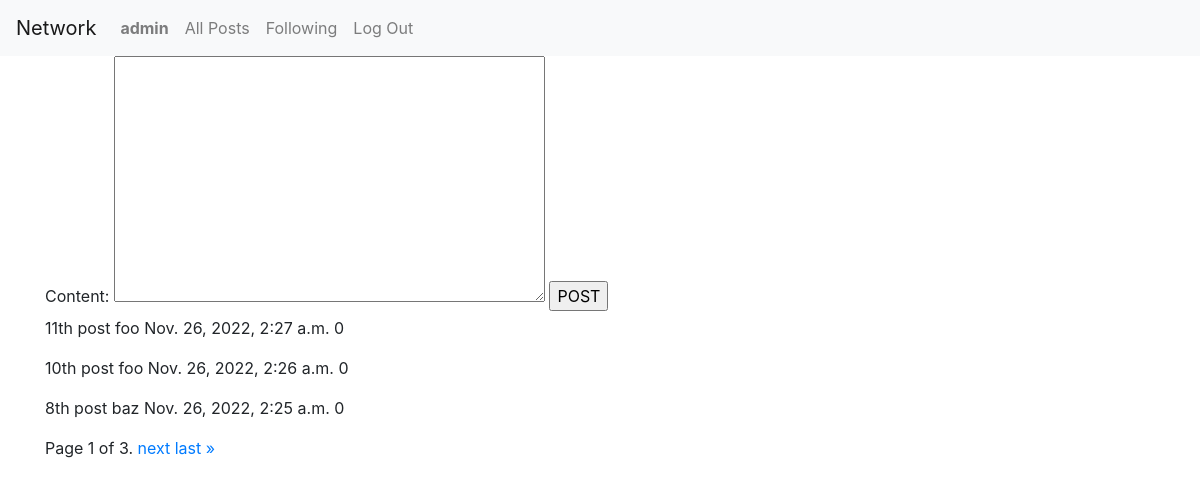
The page /following (signed in) on the database its author committed.
### network/models.py (models this page shows, shortened)
class User(AbstractUser):
    following = models.ManyToManyField('User', blank=True, related_name='followers')

class Post(models.Model):
    content = models.TextField()
    poster = models.ForeignKey('User', on_delete=models.SET_NULL, null=True, related_name="own_posts")
    creation_date = models.DateTimeField(auto_now_add=True)
    def get_likes(self):
        return self.likes.all().count()
    def get_posts(type, user=None):
        posts = Post.objects.all().order_by('-creation_date')
        if type == 'ALL': return posts
        if type == 'USER': return posts.filter(poster=user)
        if type == 'FOLLOWING': return posts.filter(poster__in=user.following.all())

### network/views.py (the view)
# urls.py: path("following", views.following, name='following'),
@login_required(login_url='login')
def following(request):
    posts = Post.get_posts('FOLLOWING', user=request.user)
    return index(request,posts)

### network/forms.py
class PostForm(ModelForm):
    class Meta:
        model = Post
        fields = ['content',]

### network/views.py (called while the page is built)
def index(request, posts=None):
    if posts: pass
    else: posts = Post.get_posts(type='ALL')
    items_per_page = 3
    pages = Paginator(posts, items_per_page)
    page_number = request.GET.get('page')
    page_obj = pages.get_page(page_number)
    return render(request, "network/index.html", {
        'form': PostForm(),
        'page_obj': page_obj,
    })

### network/templates/network/index.html (shortened to what this page needs)
{% extends "network/layout.html" %}
{% load static %}
{% block body %}
    {% if user.is_authenticated %}
        <div id="new_post">
            <form action="{% url 'create_post' %}" method="POST">
                {{ form }}
                <input type="submit" value="POST">
            </form>
        </div>
    {% endif %}
    {% for post in page_obj %}
        <p>
            {{ post.content }}
            {{ post.poster }}
            {{ post.creation_date }}
            {{ post.get_likes }}
        </p>
    {% endfor %}
    <div class="pagination">
        <span class="step-links">
            <span class="current">
                Page {{ page_obj.number }} of {{ page_obj.paginator.num_pages }}.
            </span>
            {% if page_obj.has_next %}
                <a href="?page={{ page_obj.next_page_number }}">next</a>
                <a href="?page={{ page_obj.paginator.num_pages }}">last &raquo;</a>
            {% endif %}
        </span>
    </div>
{% endblock %}

### network/templates/network/layout.html (shortened to what this page needs)
{% load static %}
<!DOCTYPE html>
<html lang="en">
    <head>
        <link rel="stylesheet" href="https://stackpath.bootstrapcdn.com/bootstrap/4.4.1/css/bootstrap.min.css">
        <link href="{% static 'network/styles.css' %}" rel="stylesheet">
    </head>
    <body>
        <nav class="navbar navbar-expand-lg navbar-light bg-light">
            <a class="navbar-brand" href="#">Network</a>
            <div>
              <ul class="navbar-nav mr-auto">
                {% if user.is_authenticated %}
                    <li class="nav-item">
                        <a class="nav-link" href="{% url 'profile_page' user.username %}"><strong>{{ user.username }}</strong></a>
                    </li>
                {% endif %}
                <li class="nav-item">
                  <a class="nav-link" href="{% url 'index' %}">All Posts</a>
                </li>
                {% if user.is_authenticated %}
                    <li class="nav-item">
                        <a class="nav-link" href="{% url 'following' %}">Following</a>
                    </li>
                    <li class="nav-item">
                        <a class="nav-link" href="{% url 'logout' %}">Log Out</a>
                    </li>
                {% endif %}
              </ul>
            </div>
          </nav>
        <div class="body container">
            {% block body %}
            {% endblock %}
        </div>
    </body>
</html>

### rows shown on the page
User: username "admin"
Post: content "11th post", poster "foo", creation_date "Nov. 26, 2022, 2:27 a.m.", get_likes "0"
Post: content "10th post", poster "foo", creation_date "Nov. 26, 2022, 2:26 a.m.", get_likes "0"
Post: content "8th post", poster "baz", creation_date "Nov. 26, 2022, 2:25 a.m.", get_likes "0"

### other values the page prints
{{ page_obj.number }} "1"
{{ page_obj.paginator.num_pages }} "3"
